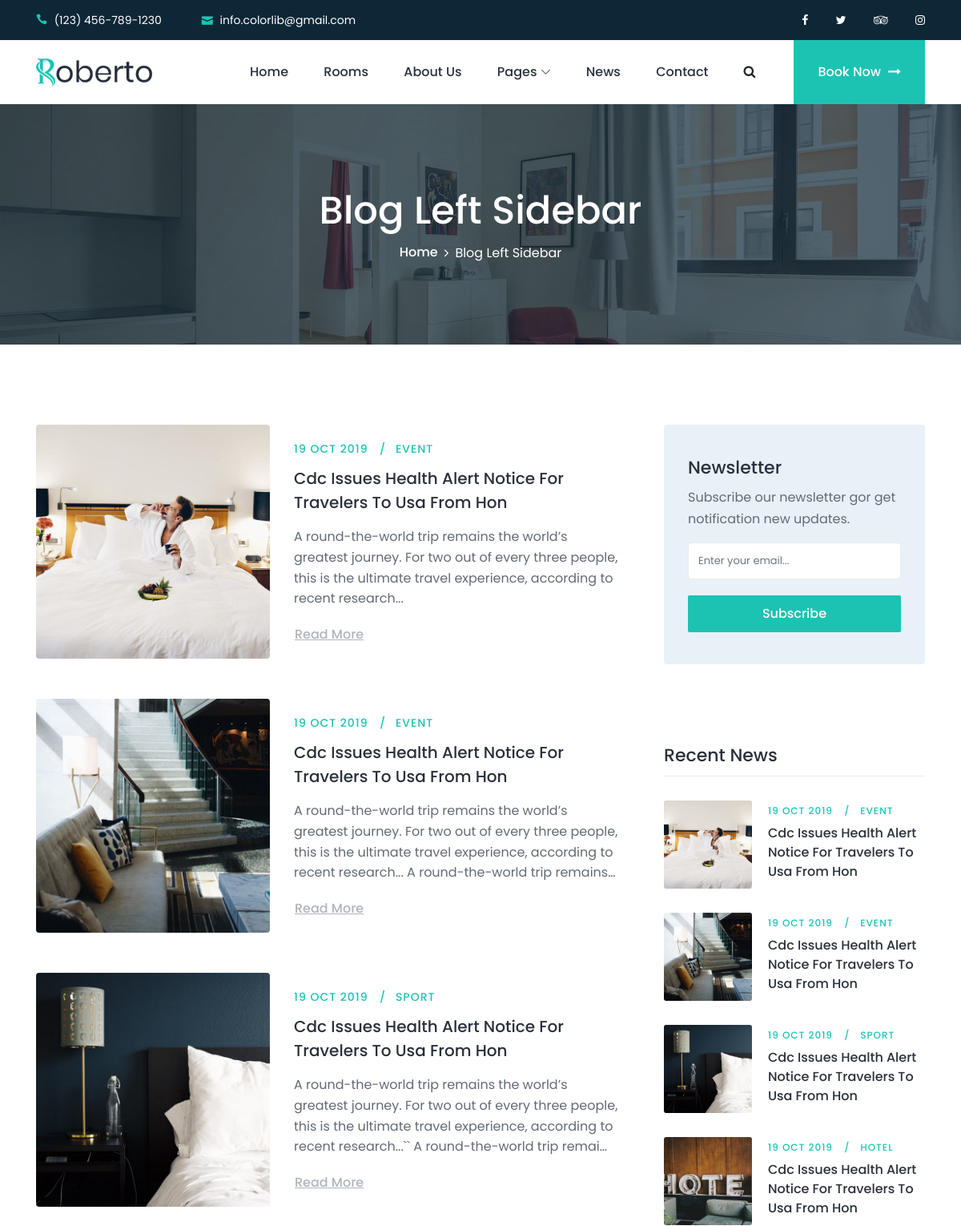
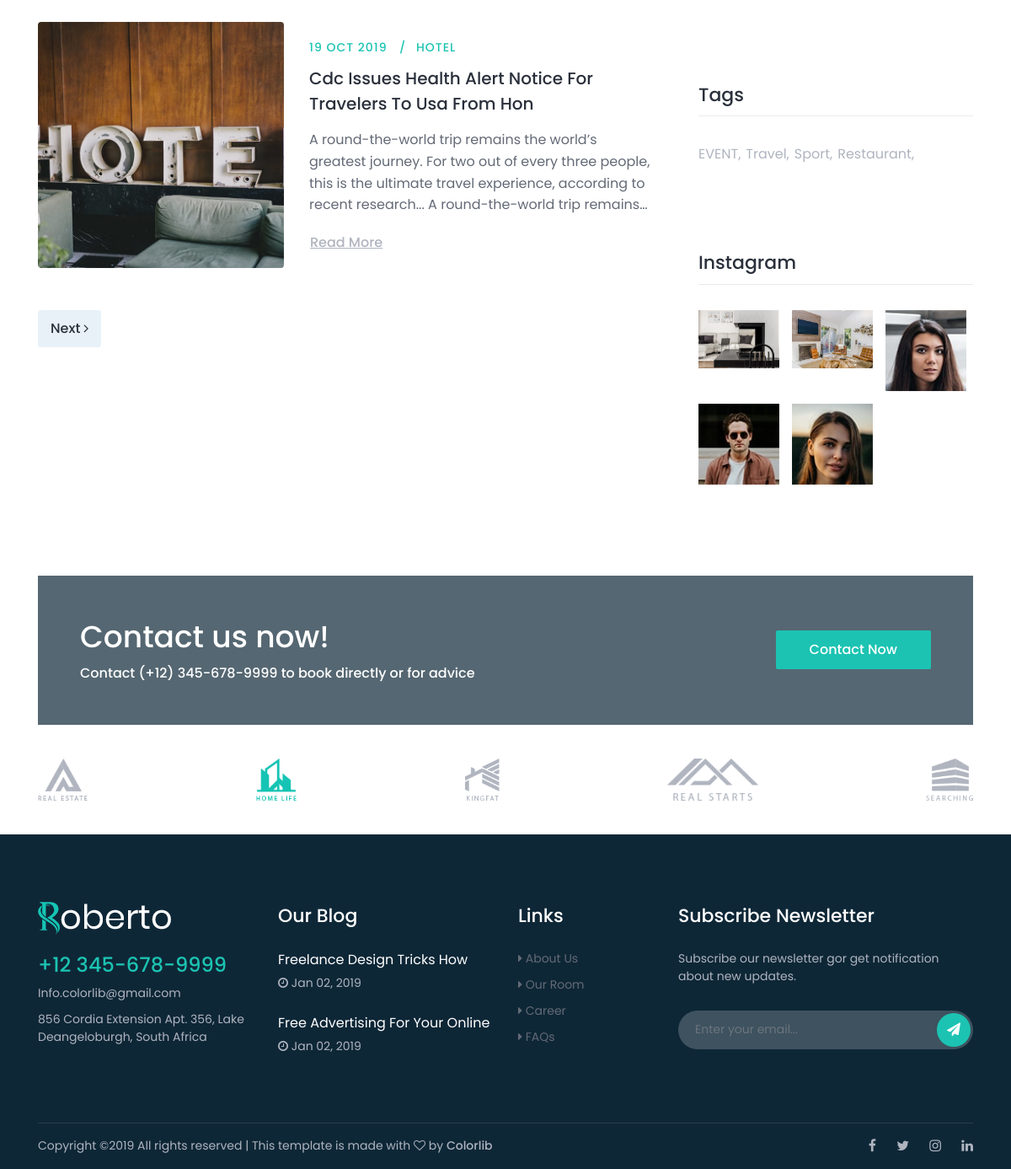
The page /blog/blog/ on the database its author committed (2 pictures, top to bottom).
### blog/models.py (models this page shows, shortened)
class Article(models.Model):
    title=models.CharField(max_length=255)
    description=models.TextField()
    image=models.ImageField( upload_to= 'media')
    statut=models.BooleanField(default=True)
    date_add=models.DateTimeField(auto_now_add=True)
    date_update=models.DateTimeField(auto_now=True)
    Category_id= models.ForeignKey(Category, on_delete=models.CASCADE, related_name="Article_Category")

class Category(models.Model):
    title=models.CharField(max_length=255)
    statut=models.BooleanField(default=True)
    date_add=models.DateTimeField(auto_now_add=True)
    date_update=models.DateTimeField(auto_now=True)
    def __str__(self):
        return self.title

class Tag(models.Model):
    Category_id= models.ForeignKey(Category, on_delete=models.CASCADE, related_name="Tag_Category")

class Instagram(models.Model):
    image=models.ImageField( upload_to= 'media')
    statut=models.BooleanField(default=True)
    date_add=models.DateTimeField(auto_now_add=True)
    date_update=models.DateTimeField(auto_now=True)

### blog/views.py (the view)
# urls.py: path('blog/', views.blog, name="blog"),
def blog(request):
    category = Category.objects.all()
    article = Article.objects.all()
    instagram = Instagram.objects.all()
    tag = Tag.objects.all()
    newsletter = Newsletter.objects.all()
    paginator = Paginator(article, 4) # Show 25 articles per page
    page = request.GET.get('page')
    article = paginator.get_page(page)
    context = { "category": category, "article": article, "instagram": instagram, "tag": tag, "newsletter": newsletter,}
    return render(request, 'pages/blog.html', context)

### templates/pages/blog.html (shortened to what this page needs)
{% extends "bases/base.html" %}
{% block content %}
<div class="breadcrumb-area bg-img bg-overlay jarallax" style="background-image: url(/static/img/bg-img/17.jpg);">
    <div class="container h-100">
        <div class="row h-100 align-items-center">
            <div class="col-12">
                <div class="breadcrumb-content text-center">
                    <h2 class="page-title">Blog Left Sidebar</h2>
                    <nav aria-label="breadcrumb">
                        <ol class="breadcrumb justify-content-center">
                            <li class="breadcrumb-item"><a href="index.html">Home</a></li>
                            <li class="breadcrumb-item active" aria-current="page">Blog Left Sidebar</li>
                        </ol>
                    </nav>
                </div>
            </div>
        </div>
    </div>
</div>
<div class="roberto-news-area section-padding-100-0">
    <div class="container">
        <div class="row justify-content-center">
            <div class="col-12 col-lg-8">
                {% for articles in article  %}
                <div class="single-blog-post d-flex align-items-center mb-50 wow fadeInUp" data-wow-delay="100ms">
                    <div class="post-thumbnail">
                        <a href="#"><img src="{{articles.image.url}}" alt=""></a>
                    </div>
                    <div class="post-content">
                        <div class="post-meta">
                            <a href="#" class="post-author">{{articles.date_add|date:"d M Y"}}</a>
                            <a href="#" class="post-tutorial">{{articles.Category_id}}</a>
                        </div>
                        <a href="#" class="post-title">{{articles.title}}</a>
                        <p>{{articles.description | truncatechars:'200'}}</p>
                        <a href="{% url 'singleblog' articles.id %}" class="btn continue-btn">Read More</a>
                    </div>
                </div>
                {% endfor %}
                <nav class="roberto-pagination wow fadeInUp mb-100" data-wow-delay="600ms">
                    <ul class="pagination">
                        {% if article.has_next %}
                        <li class="page-item"><a class="page-link" href="?page={{ article.next_page_number }}">Next <i class="fa fa-angle-right"></i></a></li>
                        {% endif %}
                    </ul>
                </nav>
            </div>
            <div class="col-12 col-sm-8 col-md-6 col-lg-4">
                <div class="roberto-sidebar-area pl-md-4">
                    <div class="single-widget-area mb-100">
                        <div class="newsletter-form">
                            <h5>Newsletter</h5>
                            <p>Subscribe our newsletter gor get notification new updates.</p>
                            <form action="#" method="post">
                                <input type="email" name="nl-email" id="nlEmail" class="form-control" placeholder="Enter your email...">
                                <button type="submit" class="btn roberto-btn w-100">Subscribe</button>
                            </form>
                        </div>
                    </div>
                    <div class="single-widget-area mb-100">
                        <h4 class="widget-title mb-30">Recent News</h4>
                        {% for articles in article  %}
                        <div class="single-recent-post d-flex">
                            <div class="post-thumb">
                                <a href="{% url 'singleblog' articles.id %}"><img src="{{articles.image.url}}" alt=""></a>
                            </div>
                            <div class="post-content">
                                <div class="post-meta">
                                    <a href="#" class="post-author">{{articles.date_add|date:"d M Y"}}</a>
                                    <a href="#" class="post-tutorial">{{articles.Category_id}}</a>
                                </div>
                                <a href="{% url 'singleblog' articles.id %}" class="post-title">{{articles.title}}</a>
                            </div>
                        </div>
                        {% endfor %}
                    </div>
                    <div class="single-widget-area mb-100 clearfix">
                        <h4 class="widget-title mb-30">Tags</h4>
                        <ul class="popular-tags">
                            {% for tags in tag  %}
                            <li><a href="#">{{tags.Category_id}},</a></li>
                            {% endfor %}
                        </ul>
                    </div>
                    <div class="single-widget-area mb-100 clearfix">
                        <h4 class="widget-title mb-30">Instagram</h4>
                        <ul class="instagram-feeds">
                            {% for instagrams in instagram  %}
                            <li><a href="#"><img src="{{instagrams.image.url}}" alt=""></a></li>
                            {% endfor %}
                        </ul>
                    </div>
                </div>
            </div>
        </div>
    </div>
</div>
<section class="roberto-cta-area">
    <div class="container">
        <div class="cta-content bg-img bg-overlay jarallax" style="background-image: url(/static/img/bg-img/1.jpg);">
            <div class="row align-items-center">
                <div class="col-12 col-md-7">
                    <div class="cta-text mb-50">
                        <h2>Contact us now!</h2>
                        <h6>Contact (+12) 345-678-9999 to book directly or for advice</h6>
                    </div>
                </div>
                <div class="col-12 col-md-5 text-right">
                    <a href="#" class="btn roberto-btn mb-50">Contact Now</a>
                </div>
            </div>
        </div>
    </div>
</section>
{% endblock content %}

### static/css/default-assets/classy-nav.css (style rules this page uses)
.justify-content-center { -webkit-box-pack: center; -ms-flex-pack: center; justify-content: center; }

### rows shown on the page
Article: image (picture), date_add "19 OCT 2019", Category_id "EVENT", title "Cdc Issues Health Alert Notice For Travelers To Usa From Hon", description "A round-the-world trip remains the world’s greatest journey. For two out of every three people, this is the ultimate travel experience, according to recent research..."
Article: image (picture), date_add "19 OCT 2019", Category_id "EVENT", title "Cdc Issues Health Alert Notice For Travelers To Usa From Hon", description "A round-the-world trip remains the world’s greatest journey. For two out of every three people, this is the ultimate travel experience, according to recent research... A round-the-world trip remains…"
Article: image (picture), date_add "19 OCT 2019", Category_id "SPORT", title "Cdc Issues Health Alert Notice For Travelers To Usa From Hon", description "A round-the-world trip remains the world’s greatest journey. For two out of every three people, this is the ultimate travel experience, according to recent research...`` A round-the-world trip remai…"
Article: image (picture), date_add "19 OCT 2019", Category_id "HOTEL", title "Cdc Issues Health Alert Notice For Travelers To Usa From Hon", description "A round-the-world trip remains the world’s greatest journey. For two out of every three people, this is the ultimate travel experience, according to recent research... A round-the-world trip remains…"
Tag: Category_id "EVENT"
Tag: Category_id "Travel"
Tag: Category_id "Sport"
Tag: Category_id "Restaurant"
Instagram: image (picture)
Instagram: image (picture)
Instagram: image (picture)
Instagram: image (picture)
Instagram: image (picture)
